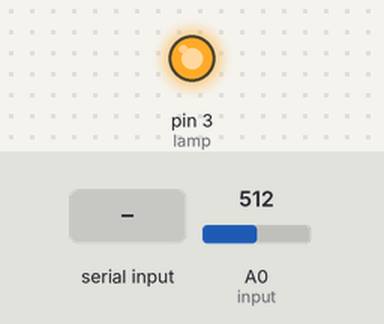
Simulated run of this sketch. Board: Arduino Uno, built with avr-gcc and run on an emulated ATmega328P. Shown: output pins drawn as LEDs (lit = HIGH). Inputs (shaded band) come from the test bench; at power-on: A0 (input) = 512. What the sketch prints to the serial monitor is not drawn.

Above: at 1.2 s.
1.3 s: "1" received over Serial
At 1.8 s:
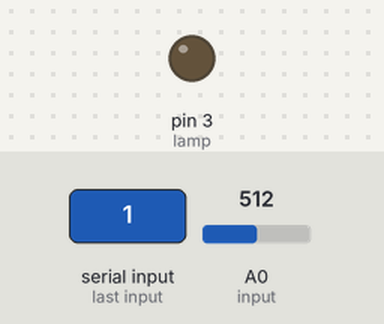
Timing chart, 0 to 4.3 s (numbered marks = the images above; inputs shaded):
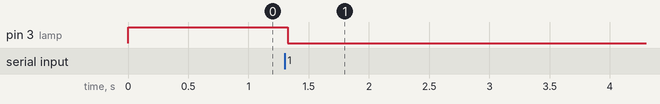

Measured:
- after the input at 1.3 s, pin 3 (lamp): HIGH → LOW at once

The sketch:

photoresistor.ino
```cpp
const int input = A0;
const int lamp = 3;
int state1 = 0;
int received;
void setup() {
  // put your setup code here, to run once:
  Serial.begin(9600);
  pinMode(input, INPUT);
  pinMode(lamp,OUTPUT);
  digitalWrite(lamp,HIGH);
  Serial.println(100);
}

void loop() {

  int ldrStatus = analogRead(input);
  Serial.println(ldrStatus);
  delay(60);

  if(Serial.available()>0){
    received = Serial.read();
    }
   if(received == '1' && state1 == 0){
    digitalWrite(lamp,LOW);
    state1 = 1;
    received = 0;
    }
   if(received == '1' && state1 == 1){
    digitalWrite(lamp,HIGH);
    state1 = 0;
    received= 0;
    }

}
```
